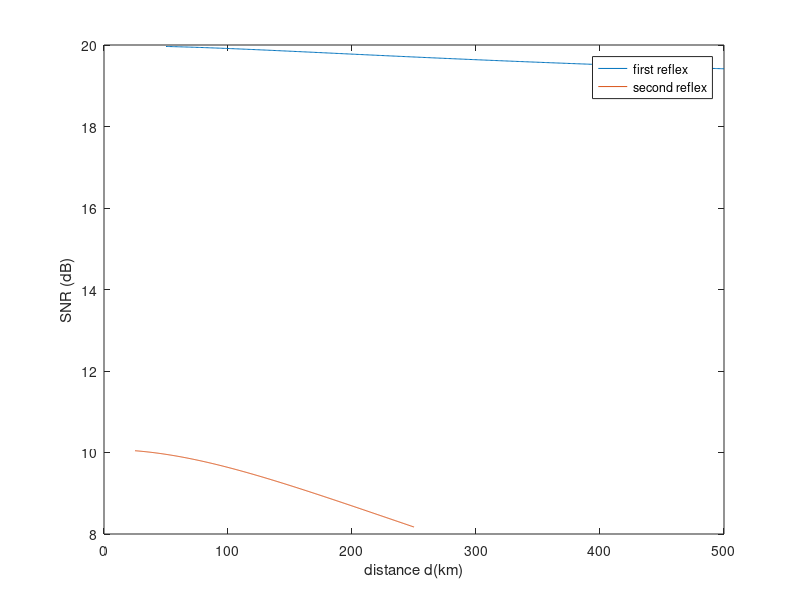

Recreate this plot in MATLAB.
clc, clear all
f=17.68;h=90;R=6370;
a=1;Gt=1;Pt=100;
d=50:500;
sig1=atan(cot(d./(2*R))-(R/(R+h)).*(1./sin(d./(2*R))));
r=2*R.*(sin(d./(2*R))./cos(sig1+(d./(2*R))))
Lbf=32.44+20*log10(f)+20*log10(r)
Lf1=8.9;Lf2=1.4438;
E=136.6+Pt+Gt+20*log10(f)-Lbf-Lf1-Lf2;
Ej=15;
SNR=20*log10(E./Ej);
plot(d,SNR)
hold on
f=5;h=90;R=6370;
a=1;Gt=1;Pt=100;
d=50:500;
d=d/2;
sig1=atan(cot(d./(2*R))-(R/(R+h)).*(1./sin(d./(2*R))));
r=2*R.*(sin(d./(2*R))./cos(sig1+(d./(2*R))))
Lbf=32.44+20*log10(f)+20*log10(r)
Lf1=8.9;Lf2=1.4438;
E=136.6+Pt+Gt+20*log10(f)-2*Lbf-2*Lf1-2*Lf2;
Ej=15;
SNR=20*log10(E./Ej);
plot(d,SNR)
xlabel('distance d(km)')
ylabel('SNR (dB)')
legend('first reflex','second reflex')